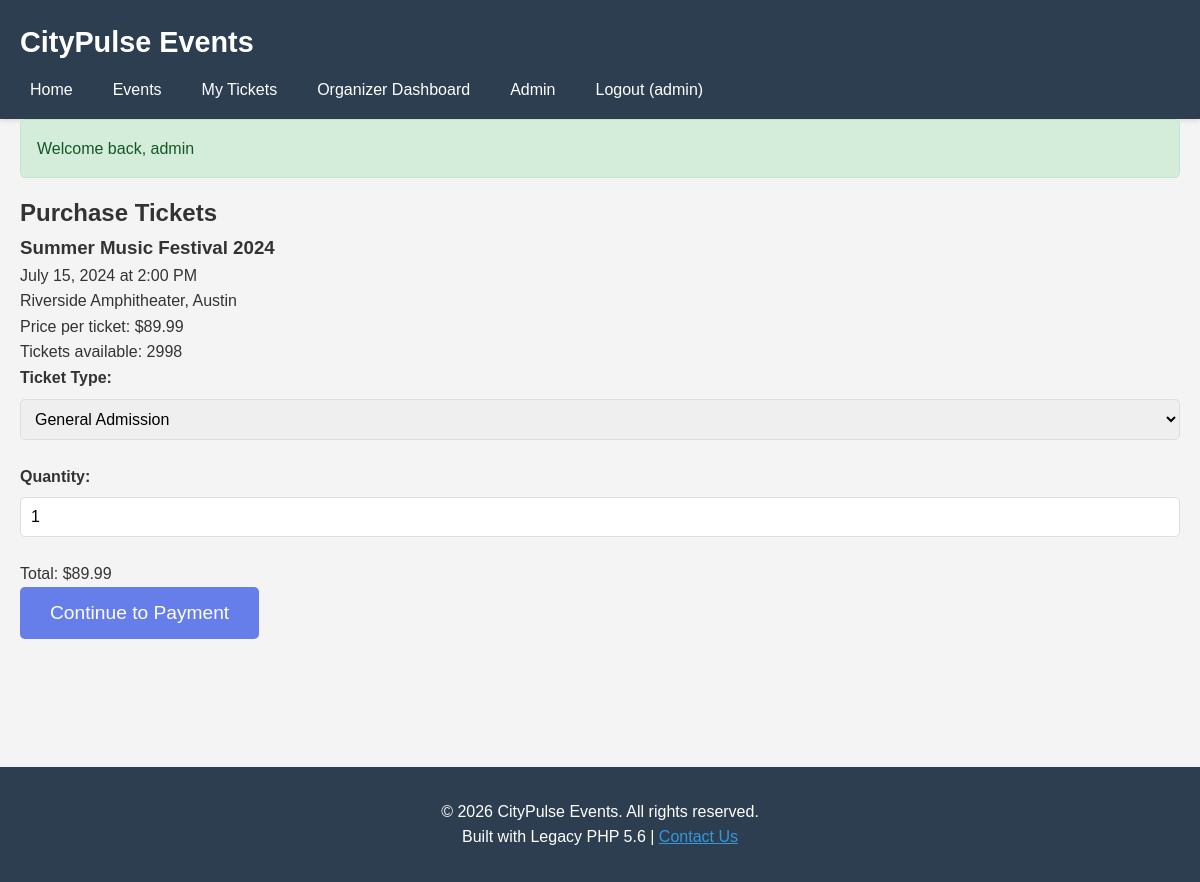
Page /tickets/purchase.php?event_id=1 (signed in) on the committed database.
### tables this page shows
CREATE TABLE events (
    id INT AUTO_INCREMENT PRIMARY KEY,
    title VARCHAR(200) NOT NULL,
    description TEXT NOT NULL,
    venue_id INT,
    organizer_id INT NOT NULL,
    event_date DATE NOT NULL,
    start_time TIME NOT NULL,
    end_time TIME NOT NULL,
    category INT,
    max_capacity INT NOT NULL,
    price DECIMAL(10, 2) NOT NULL,
    status ENUM('active', 'cancelled', 'completed') DEFAULT 'active',
    image_path VARCHAR(255),
    created_at DATETIME DEFAULT CURRENT_TIMESTAMP,
    FOREIGN KEY (venue_id) REFERENCES venues(id),
    FOREIGN KEY (organizer_id) REFERENCES organizers(id),
    FOREIGN KEY (category) REFERENCES categories(id)
);

CREATE TABLE venues (
    id INT AUTO_INCREMENT PRIMARY KEY,
    name VARCHAR(100) NOT NULL,
    address VARCHAR(255) NOT NULL,
    city VARCHAR(50) NOT NULL,
    capacity INT NOT NULL,
    amenities TEXT,
    contact_email VARCHAR(100),
    latitude DECIMAL(10, 8),
    longitude DECIMAL(11, 8)
);

### includes/functions.php (called while the page is built, shortened)
<?php
function get_event($event_id) {
    $sql = "SELECT e.*, v.name as venue_name, v.address, v.city, v.capacity as venue_capacity,
            u.name as organizer_name, u.email as organizer_email, c.name as category_name
            FROM events e
            LEFT JOIN venues v ON e.venue_id = v.id
            LEFT JOIN users u ON e.organizer_id = u.id
            LEFT JOIN categories c ON e.category = c.id
            WHERE e.id = $event_id";
    $result = query($sql);
    return fetch_assoc($result);
}
function get_tickets_sold($event_id) {
    $sql = "SELECT COUNT(*) as count FROM tickets WHERE event_id = $event_id AND payment_status = 'completed'";
    $result = query($sql);
    $row = fetch_assoc($result);
    return $row['count'];
}
function format_currency($amount) {
    return '$' . number_format($amount, 2);
}
function format_date($date) {
    return date('F j, Y', strtotime($date));
}
function format_time($time) {
    return date('g:i A', strtotime($time));
}
?>

### includes/db.php (called while the page is built, shortened)
<?php
$db = mysqli_connect(DB_HOST, DB_USER, DB_PASS, DB_NAME);
function query($sql) {
    global $db;
    $result = mysqli_query($db, $sql);
    return $result;
}
function fetch_assoc($result) {
    return mysqli_fetch_assoc($result);
}
?>

### tickets/purchase.php (the view, shortened to what this page needs)
<?php
require_once '../includes/db.php';
require_once '../includes/functions.php';
$event_id = $_GET['event_id'];
$event = get_event($event_id);
$tickets_sold = get_tickets_sold($event_id);
$tickets_available = $event['max_capacity'] - $tickets_sold;
include '../includes/header.php';
?>
<div class="ticket-purchase">
    <h2>Purchase Tickets</h2>
    <div class="event-summary">
        <h3><?php echo $event['title']; ?></h3>
        <p><?php echo format_date($event['event_date']); ?> at <?php echo format_time($event['start_time']); ?></p>
        <p><?php echo $event['venue_name']; ?>, <?php echo $event['city']; ?></p>
        <p class="price">Price per ticket: <?php echo format_currency($event['price']); ?></p>
        <p>Tickets available: <?php echo $tickets_available; ?></p>
    </div>
    <form method="POST" action="">
        <div class="form-group">
            <label>Ticket Type:</label>
            <select name="ticket_type" required>
                <option value="general">General Admission</option>
            </select>
        </div>
        <div class="form-group">
            <label>Quantity:</label>
            <input type="number" name="quantity" min="1" max="<?php echo $tickets_available; ?>" value="1" required>
        </div>
        <p class="total">Total: <span id="total"><?php echo format_currency($event['price']); ?></span></p>
        <button type="submit" class="btn btn-large">Continue to Payment</button>
    </form>
</div>
<?php include '../includes/footer.php'; ?>

### css/style.css (style rules this page uses)
* { margin: 0; padding: 0; box-sizing: border-box; }
body { font-family: Arial, sans-serif; line-height: 1.6; color: #333; background-color: #f4f4f4; }
.btn { display: inline-block; padding: 10px 20px; background-color: #667eea; color: white; text-decoration: none; border-radius: 5px; border: none; cursor: pointer; font-size: 1rem; transition: background 0.3s; }
.btn-large { padding: 15px 30px; font-size: 1.2rem; }
.form-group { margin-bottom: 1.5rem; }
.form-group label { display: block; margin-bottom: 0.5rem; font-weight: bold; }
.form-group input, .form-group textarea, .form-group select { width: 100%; padding: 10px; border: 1px solid #ddd; border-radius: 5px; font-size: 1rem; }

### rows in the picture
events: title "Summer Music Festival 2024", event_date "July 15, 2024", start_time "2:00 PM", venue.name "Riverside Amphitheater", venue.city "Austin", price "$89.99"

### other values in the picture
SITE_NAME "CityPulse Events"
$_SESSION['username'] "admin"
$_SESSION['message'] "Welcome back, admin"
$tickets_available "2998"
